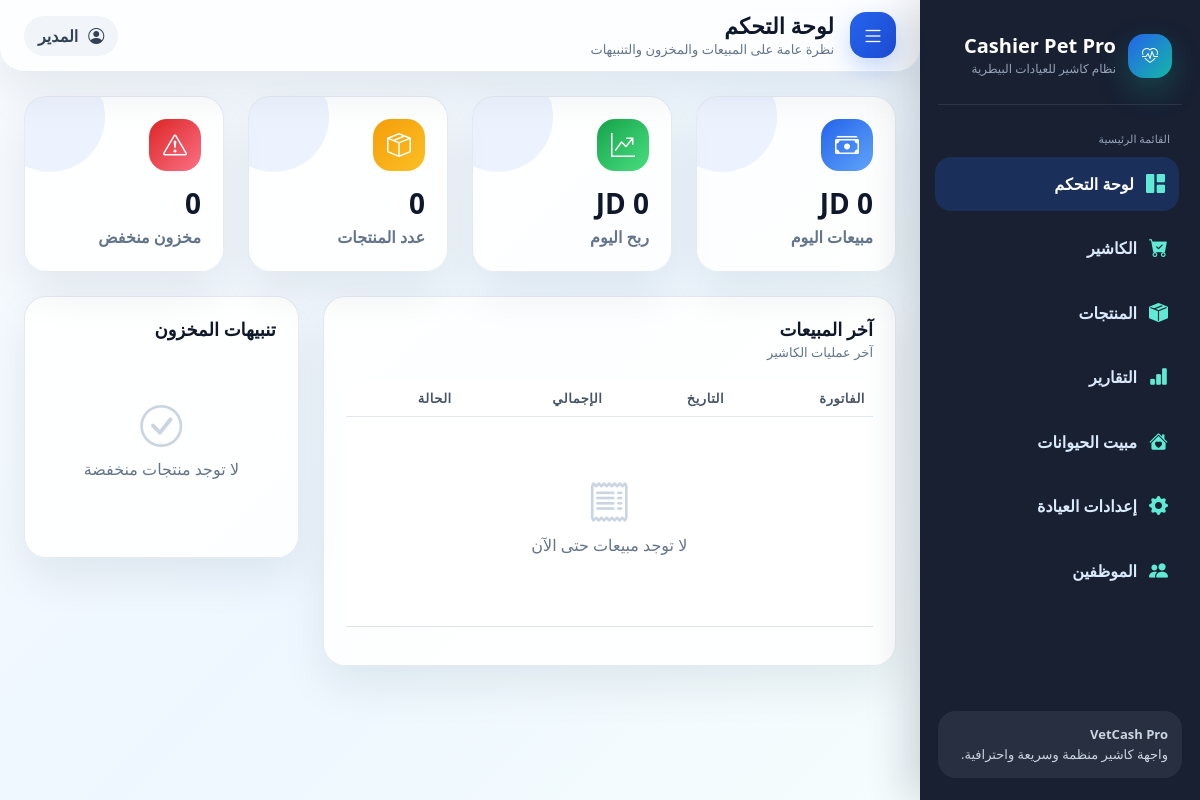
The app's page /dashboard/ (signed in), older data.
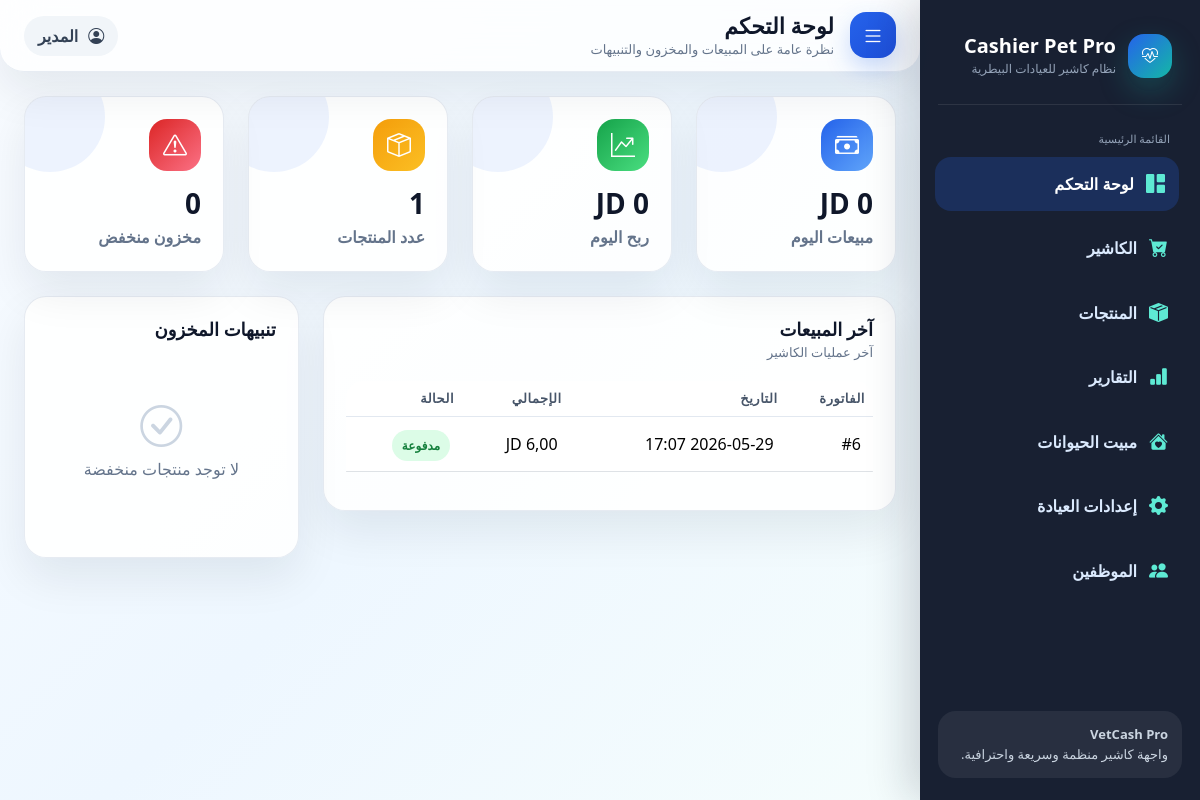
The same page, newer data.
### cashier/models.py (models this page shows, shortened)
class Sale(models.Model):
    clinic = models.ForeignKey('Clinic',on_delete=models.CASCADE, related_name='sales', null=True,blank=True)
    created_at = models.DateTimeField('تاريخ البيع', default=timezone.now)
    subtotal = models.DecimalField('المجموع الفرعي', max_digits=10, decimal_places=2, default=0)
    discount = models.DecimalField('الخصم', max_digits=10, decimal_places=2, default=0)
    total = models.DecimalField('الإجمالي', max_digits=10, decimal_places=2, default=0)
    profit = models.DecimalField('الربح', max_digits=10, decimal_places=2, default=0)
    class Meta:
        ordering = ['-created_at']
        verbose_name = 'فاتورة'
        verbose_name_plural = 'الفواتير'

### cashier/views.py (the view)
# urls.py: path('dashboard/', views.dashboard, name='dashboard'),
@login_required
def dashboard(request):
    clinic = get_user_clinic(request.user)
    today = timezone.localdate()
    active_products = Product.objects.filter(
        clinic=clinic,
        is_active=True
    )
    today_sales = Sale.objects.filter(
        clinic=clinic,
        created_at__date=today
    )
    boarding_today_profit = (
        Boarding.objects.filter(
            clinic=clinic,
            status='checked_out',
            check_out__date=today
        ).aggregate(total=Sum('total_amount'))['total'] or Decimal('0')
    )
    inside_boarding_count = Boarding.objects.filter(
        clinic=clinic,
        status='inside'
    ).count()
    context = {
        'active_page': 'dashboard',
        'clinic': clinic,
        'today_sales_total': today_sales.aggregate(v=Sum('total'))['v'] or Decimal('0'),
        'today_profit_total': today_sales.aggregate(v=Sum('profit'))['v'] or Decimal('0'),
        'boarding_today_profit': boarding_today_profit,
        'inside_boarding_count': inside_boarding_count,
        'products_count': active_products.count(),
        'low_stock_count': active_products.filter(quantity__lte=LOW_STOCK_LIMIT).count(),
        'recent_sales': Sale.objects.filter(clinic=clinic).prefetch_related('items')[:5],
        'low_stock_products': active_products.filter(quantity__lte=LOW_STOCK_LIMIT)[:5],
    }
    return render(request, 'cashier/dashboard.html', context)

### cashier/views.py (called while the page is built, shortened)
def get_user_clinic(user):
    if hasattr(user, 'staff_profile'):
        return user.staff_profile.clinic

### cashier/templates/cashier/dashboard.html (shortened to what this page needs)
{% extends 'cashier/base.html' %}
{% block page_title %}لوحة التحكم{% endblock %}
{% block page_subtitle %}نظرة عامة على المبيعات والمخزون والتنبيهات{% endblock %}
{% block content %}
<div class="row g-4 mb-4">
  <div class="col-md-6 col-xl-3"><div class="stat-card"><div class="stat-icon bg-primary-grad"><i class="bi bi-cash-stack"></i></div><h3>{{ today_sales_total }} JD</h3><p>مبيعات اليوم</p></div></div>
  <div class="col-md-6 col-xl-3"><div class="stat-card"><div class="stat-icon bg-green-grad"><i class="bi bi-graph-up-arrow"></i></div><h3>{{ today_profit_total }} JD</h3><p>ربح اليوم</p></div></div>
  <div class="col-md-6 col-xl-3"><div class="stat-card"><div class="stat-icon bg-orange-grad"><i class="bi bi-box-seam"></i></div><h3>{{ products_count }}</h3><p>عدد المنتجات</p></div></div>
  <div class="col-md-6 col-xl-3"><div class="stat-card"><div class="stat-icon bg-red-grad"><i class="bi bi-exclamation-triangle"></i></div><h3>{{ low_stock_count }}</h3><p>مخزون منخفض</p></div></div>
</div>
<div class="row g-4">
  <div class="col-lg-8">
    <div class="panel">
      <div class="panel-header"><div><h4 class="panel-title">آخر المبيعات</h4><p class="panel-subtitle">آخر عمليات الكاشير</p></div></div>
      <div class="table-responsive">
        <table class="table">
          <thead><tr><th>الفاتورة</th><th>التاريخ</th><th>الإجمالي</th><th>الحالة</th></tr></thead>
          <tbody>
          {% for sale in recent_sales %}
            <tr><td>#{{ sale.id }}</td><td>{{ sale.created_at|date:'Y-m-d H:i' }}</td><td>{{ sale.total }} JD</td><td><span class="badge-soft soft-green">مدفوعة</span></td></tr>
          {% empty %}
            <tr><td colspan="4"><div class="empty-state"><i class="bi bi-receipt"></i><p>لا توجد مبيعات حتى الآن</p></div></td></tr>
          {% endfor %}
          </tbody>
        </table>
      </div>
    </div>
  </div>
  <div class="col-lg-4">
    <div class="panel">
      <h4 class="panel-title mb-3">تنبيهات المخزون</h4>
      {% for product in low_stock_products %}
        <div class="d-flex justify-content-between border-bottom py-3"><strong>{{ product.name }}</strong><span class="badge-soft soft-red">متبقي {{ product.quantity }}</span></div>
      {% empty %}
        <div class="empty-state"><i class="bi bi-check-circle"></i><p>لا توجد منتجات منخفضة</p></div>
      {% endfor %}
    </div>
  </div>
</div>
{% endblock %}

Row changes from the older to the newer data that the page shows:
added Sale: id "6", created_at "2026-05-29 17:07"
Text that changed along with them:
{{ products_count }}: "0" → "1"
text no longer shown: "لا توجد مبيعات حتى الآن"
